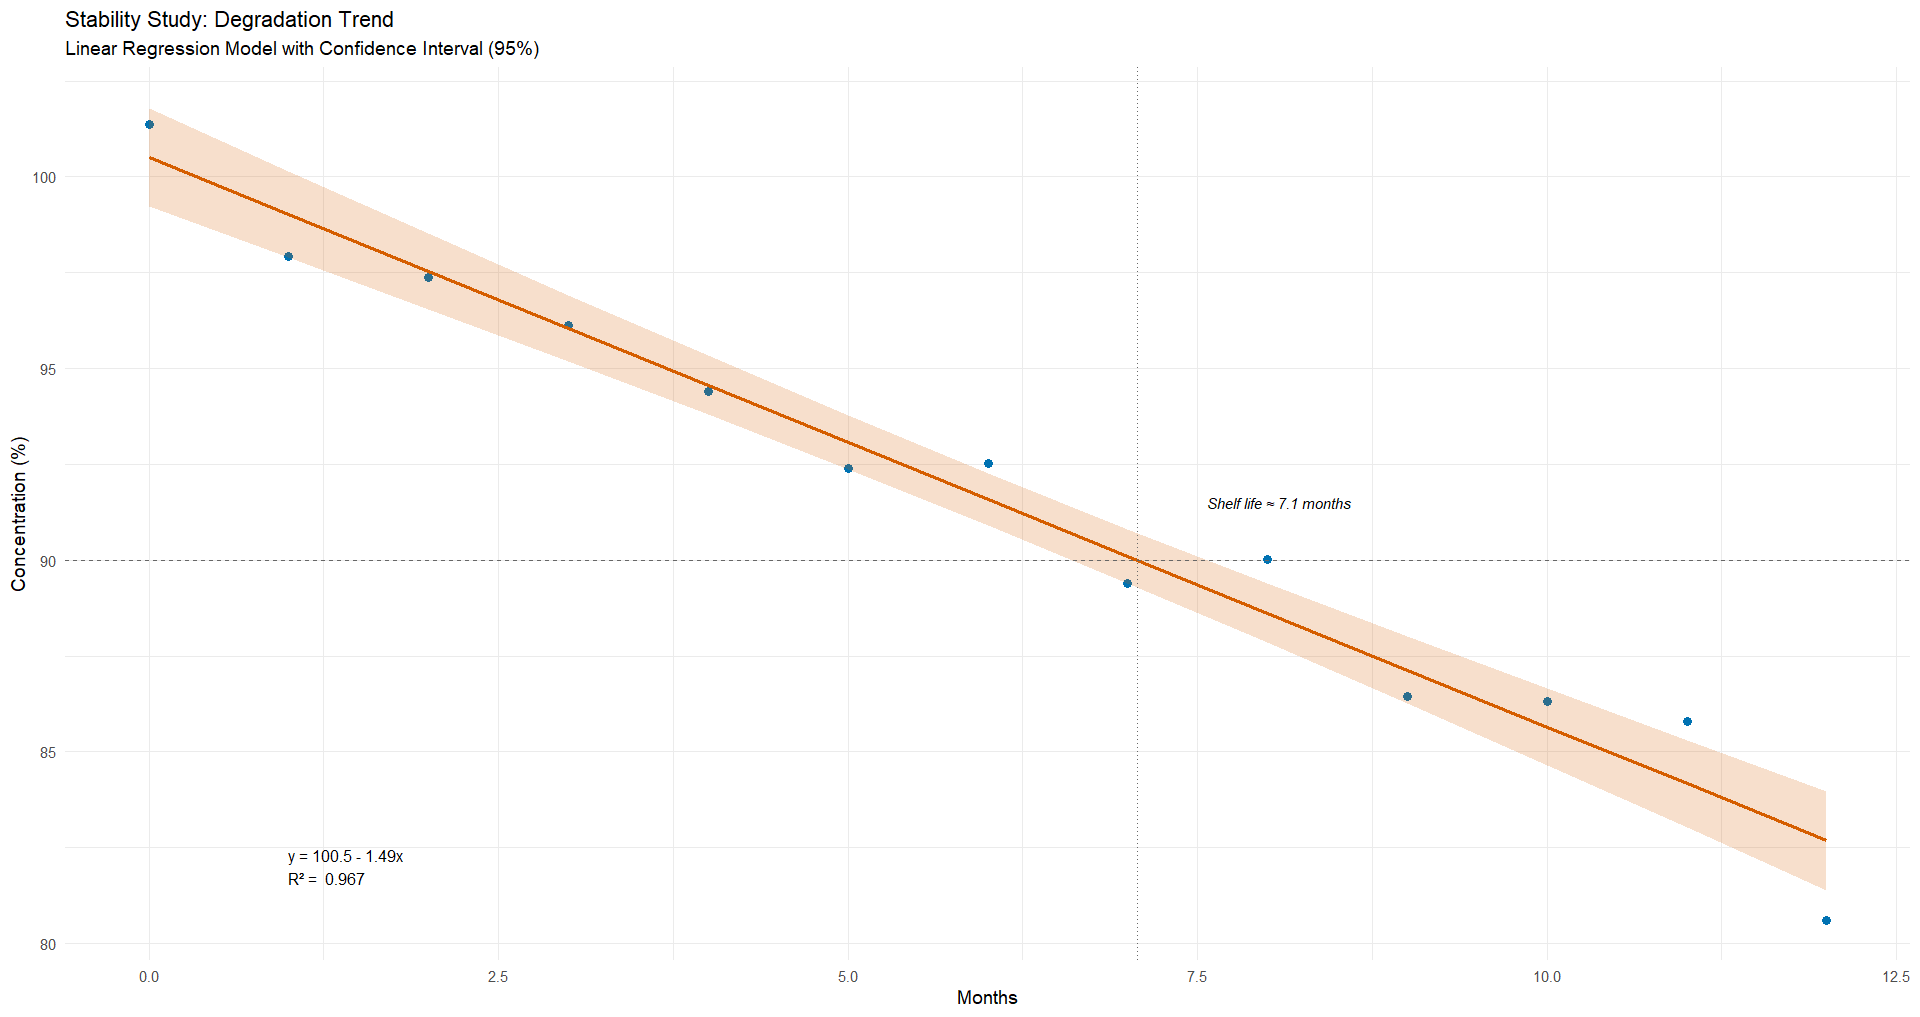

Write R code to recreate this figure.
# Projeto: REGRESSÃO LINEAR em Estudo de Estabilidade
# Autor: Jean Mendes
# Objetivo: Analisar a tendência de degradação de um fármaco em 12 meses

#install.packages(c("ggplot2", "ggpmisc"))
library(ggplot2)
library(ggpmisc)

# Simulação dos dados
set.seed(42)
meses <- 0:12
concentracao_real <- 100 - 1.5 * meses
ruido <- rnorm(length(meses), mean = 0, sd = 1)
concentracao <- concentracao_real + ruido
dados <- data.frame(Mes = meses, Concentracao = concentracao)

# Modelo de regressão linear
modelo <- lm(Concentracao ~ Mes, data = dados)

# Previsão com intervalo de confiança
pred <- predict(modelo, interval = "confidence", level = 0.95)
dados$Fit <- pred[, "fit"]
dados$Lower <- pred[, "lwr"]
dados$Upper <- pred[, "upr"]

# Cálculo da shelf life (concentração = 90%)
shelf_life <- (90 - coef(modelo)[1]) / coef(modelo)[2]

# Texto da equação + R²
eq <- paste0("y = ", round(coef(modelo)[1], 2), 
             " ", ifelse(coef(modelo)[2] < 0, "- ", "+ "), 
             abs(round(coef(modelo)[2], 2)), "x")
r2 <- summary(modelo)$r.squared
label_eq <- paste(eq, "\nR² = ", round(r2, 3))

# Gráfico com shelf life
grafico <- ggplot(dados, aes(x = Mes, y = Concentracao)) +
  geom_point(color = "#0072B2", size = 3) +
  geom_line(aes(y = Fit), color = "#D55E00", size = 1.2) +
  geom_ribbon(aes(ymin = Lower, ymax = Upper), alpha = 0.2, fill = "#D55E00") +
  geom_hline(yintercept = 90, linetype = "dashed", color = "gray40") +
  geom_vline(xintercept = shelf_life, linetype = "dotted", color = "gray40") +
  annotate("text", x = shelf_life + 0.5, y = 91.5,
           label = paste0("Shelf life ≈ ", round(shelf_life, 1), " months"),
           hjust = 0, size = 4, fontface = "italic", color = "black") +
  labs(
    title = "Stability Study: Degradation Trend",
    subtitle = "Linear Regression Model with Confidence Interval (95%)",
    x = "Months",
    y = "Concentration (%)"
  ) +
  annotate("text", x = 1, y = 82, label = label_eq, hjust = 0, size = 4.2, color = "black") +
  theme_minimal(base_size = 14)

# Exibir o gráfico
print(grafico)
